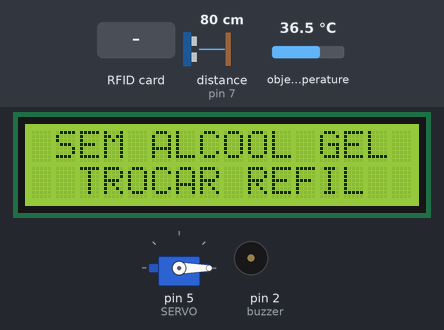
Bench run of a sketch on a simulated Arduino Uno, built with avr-gcc and run on an emulated ATmega328P. On the bench: servo, 16×2 character LCD, buzzer (waves = sounding, pin HIGH). Wiring (inferred from the names in the program): ultrasonic range finder: trigger pin 8; echo pin 7. The inputs (shaded band) are chosen by the test bench; at power-on: distance to the obstacle (sensor on pin 7) 80 cm, object temperature 36.5 °C. The echo pulse lasts 58.3 µs per cm; the local clock reads 2024-03-15 10:24:30 at power-on unless the sketch sets it; storage starts empty; EEPROM starts erased; pins used as bus, display or sensor lines are not drawn; what the sketch prints to the serial monitor is not drawn.

Above: at 1.5 s.
2.1 s: RFID card F0 5E CB 57 held to the reader
At 3.0 s:
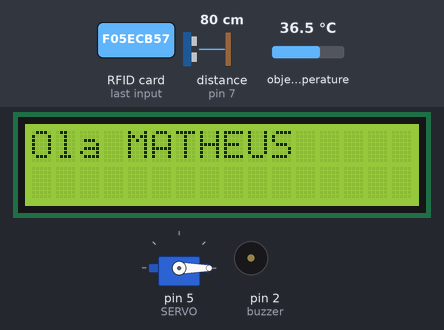
10.1 s: distance to the obstacle (sensor on pin 7) set to 15 cm
13.1 s: distance to the obstacle (sensor on pin 7) set to 11 cm
At 14.1 s:
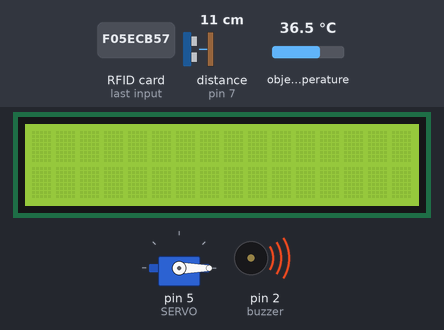
16.9 s: RFID card 91 6C A6 A9 held to the reader
At 18.0 s:
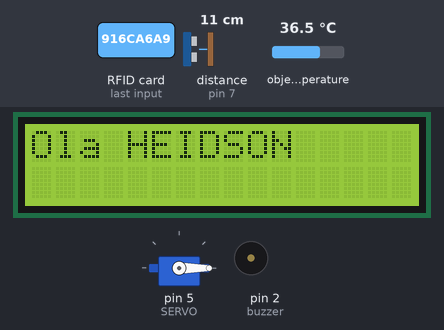
20.6 s: object temperature set to 34.4 °C
At 22.2 s:
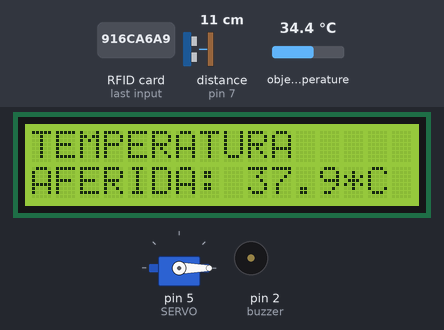
22.6 s: object temperature set to 33.7 °C
Timing chart, 0 to 29.9 s (numbered marks = the images above; inputs shaded):
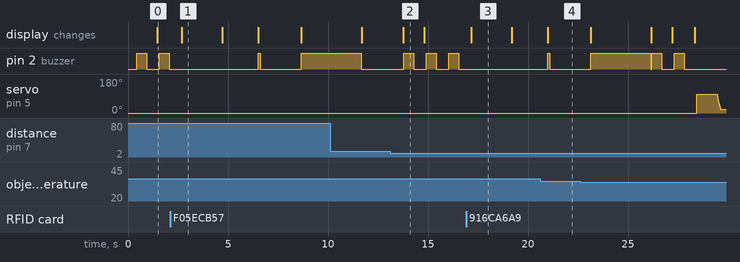

Measured:
- the behaviour switches between 13 and 12 cm on distance to the obstacle (sensor on pin 7) (found by bisection; images 1 and 2)
- after the input at 2.1 s, the display: changes after 0.59 s (image 1)
- after the input at 13.1 s, the display: changes after 0.66 s (image 2)
- after the input at 16.9 s, pin 2 (buzzer): stops changing and stays LOW; servo on pin 5 (SERVO): stays 0° (without the input it goes to 99° after 2.5 s); the display: changes after 0.27 s (image 3)
- after the input at 20.6 s, the display: changes after 0.39 s (image 4)
- what the display in image 1 shows lasts 2.0 s, from 2.7 s to 4.7 s
- what the display in image 2 shows lasts 1.0 s, from 13.8 s to 14.8 s

The sketch:

Totem_Higienizador_Automatizado.ino
```cpp
//RFID
#include <MFRC522.h>
#define RSTPIN 9
#define SSPIN 10
MFRC522 mfrc522(SSPIN, RSTPIN);   // Create MFRC522 instance

//EEPROM
#include <EEPROM.h>
int saveContadorAcionamentoMotor;

//MicroSD
#include <SPI.h>
#include <SD.h>
File myFile;

//RTC(Real Time Clock)
#include "RTClib.h" //INCLUSÃO DA BIBLIOTECA
RTC_DS3231 rtc; //OBJETO DO TIPO RTC_DS3231
char daysOfTheWeek[7][12] = {"Domingo", "Segunda", "Terça", "Quarta", "Quinta", "Sexta", "Sábado"};

//MLX90614(sensor de temperatura)
#include <Adafruit_MLX90614.h>
Adafruit_MLX90614 mlx = Adafruit_MLX90614();
float primeiraLeituraTemp;
float segundaLeituraTemp;
float terceiraLeituraTemp;
float quartaLeituraTemp;
float quintaLeituraTemp;
float mediaTemp;
float correcaoTemp;
int contadorTemp;


//LCD_i2c
#include <Wire.h>
#include <LiquidCrystal_I2C.h>
LiquidCrystal_I2C lcd(0x27,16,2);

//variáveisDoProjeto
int contadorAcionamentoMotor = 0;
boolean flagAcionamentoMotor = 0;
boolean ativaFuncionamentoMotor = 1;
int contadorResetBuzzer = 0;
int contadorAux = 0;


//servoMotor
#include <Servo.h>
#define SERVO 5
Servo motor;
int pos;
int limiteStopMotor = 5;

//ultrassonico
#define echoPin 7 // Echo Pin
#define trigPin 8 // Trigger Pin
int maximumRange = 200; // Maximum range needed
int minimumRange = 0; // Minimum range needed
long duration, distance; // Duration used to calculate distance

//buzzer
int buzzer = 2;

//-----------------------------------------------------------------------------------------------------------------------------------------------------

void setup() {
  //servoMotor
  motor.attach(SERVO);
  Serial.begin(9600);
  motor.write(0);

  //ultrassonico
  pinMode(trigPin, OUTPUT);
  pinMode(echoPin, INPUT);

  //buzzer
  pinMode(buzzer,OUTPUT);
  digitalWrite(buzzer, LOW);

  //LCD_i2c
  lcd.init();
  lcd.backlight(); // Enable or Turn On the backlight
  lcd.clear();
  lcd.setCursor(0,0); // Position of Cursor on LCD Screen

  //MLX90614(sensor de temperatura)
  mlx.begin();

  //RTC(Real Time Clock)
  rtc.adjust(DateTime(F(__DATE__), F(__TIME__)));

  //MicroSD
  SD.begin(4);

  //RFID
  SPI.begin();                                                  // Init SPI bus
  mfrc522.PCD_Init();                                              // Init MFRC522 card

}
//-----------------------------------------------------------------------------------------------------------------------------------------------------
void loop() {
  // put your main code here, to run repeatedly:
  //RFID
  // Look for new cards
  if ( ! mfrc522.PICC_IsNewCardPresent())
  {
    looping();
    return;
  }
  // Select one of the cards
  if ( ! mfrc522.PICC_ReadCardSerial())
  {
    return;
  }

  String conteudo= "";
  byte letra;
  for (byte i = 0; i < mfrc522.uid.size; i++)
  {
     Serial.print(mfrc522.uid.uidByte[i] < 0x10 ? " 0" : " ");
     Serial.print(mfrc522.uid.uidByte[i], HEX);
     conteudo.concat(String(mfrc522.uid.uidByte[i] < 0x10 ? " 0" : " "));
     conteudo.concat(String(mfrc522.uid.uidByte[i], HEX));
  }
  conteudo.toUpperCase();
 //$$$$$$$$$$$$$$$$$$$$$$$$$$$$$$$$$$$$$$$$$$$$$$$$$$$$$$$$$$$$$$$$$$$$$$CADASTRO DE USUÁRIO$$$$$$$$$$$$$$$$$$$$$$$$$$$$$$$$$$$$$$$$$$$$$$$$$$$$$$$$$$$$$$$$$$$$$$$$$$$$$$
  if (conteudo.substring(1) == "F0 5E CB 57") //UID 1 - Chaveiro
  {
    myFile = SD.open("LOG.txt",FILE_WRITE);
    myFile.println("");
    funcaoRTC();
    myFile.println("MATHEUS");
    myFile.close();
    lcd.clear();
    lcd.setCursor(0,0);
    lcd.print("Ola MATHEUS");
    delay(2000);
    lcd.clear();
    lcd.setCursor(0,0);
    lcd.print("   MEDIR");
    lcd.setCursor(0,1);
    lcd.print("  TEMPERATURA");
    while(contadorTemp != 5)
    {
      funcaoMediaTemp();
      if(mediaTemp<34 || mediaTemp>42)
      {
        contadorAux = contadorAux+1;
        delay(1000);
        if(contadorAux==5)
        {
          lcd.clear();
          lcd.setCursor(0,0);
          lcd.print("     TEMPO");
          lcd.setCursor(0,1);
          lcd.print("    EXCEDIDO");
          acionaBuzzer();
          delay(100);
          desacionaBuzzer();
          myFile = SD.open("LOG.txt",FILE_WRITE);
          myFile.println("NÃO AFERIDA");
          myFile.close();
          contadorAux = 0;
          contadorTemp=5;
          delay(3000);
          lcd.clear();
        }
      }
      if(mediaTemp>34 && mediaTemp <42)
      {
        contadorTemp = contadorTemp + 1;
        delay(100);
        if(contadorTemp == 5)
        {
          lcd.clear();
          lcd.setCursor(0,0);
          lcd.print("TEMPERATURA");
          lcd.setCursor(0,1);
          lcd.print("AFERIDA: ");
          lcd.print(mediaTemp,1);lcd.print("*C");
          acionaBuzzer();
          delay(100);
          desacionaBuzzer();
          myFile = SD.open("LOG.txt",FILE_WRITE);
          myFile.println(mediaTemp,1);
          myFile.close();
          contadorAux = 0;
          delay(2000);
          if(mediaTemp*10 > 375)
          {
            lcd.clear();
            lcd.setCursor(0,0);
            lcd.print(" ESTADO FEBRIL");
            lcd.setCursor(0,1);
            lcd.print(" FIQUE EM CASA");
            acionaBuzzer();
            delay(3000);
            desacionaBuzzer();
          }
          lcd.clear();
        }
      }
    }
    contadorTemp = 0;

    while(distance>11 && contadorAux != 5)
    {
      lcd.setCursor(0,0);
      lcd.print("   POR FAVOR");
      lcd.setCursor(0,1);
      lcd.print("  HIGIENIZE-SE");
      funcaoUltrassonico();
      if(distance>11)
      {
        contadorAux = contadorAux+1;
        delay(1000);
        if(contadorAux == 5)
        {
          lcd.clear();
          lcd.setCursor(0,0);
          lcd.print("     TEMPO");
          lcd.setCursor(0,1);
          lcd.print("    EXCEDIDO");
          acionaBuzzer();
          delay(100);
          desacionaBuzzer();
          myFile = SD.open("LOG.txt",FILE_WRITE);
          myFile.println("HIGIENIZAÇÃO NÃO REALIZADA");
          myFile.close();
          delay(3000);
          lcd.clear();
        }
      }
    }
    lcd.clear();
    if(contadorAux != 5)
    {
      myFile = SD.open("LOG.txt",FILE_WRITE);
      myFile.println("HIGIENIZAÇÃO OK");
      myFile.close();
    }
    contadorAux = 0;

  }
//$$$$$$$$$$$$$$$$$$$$$$$$$$$$$$$$$$$$$$$$$$$$$$$$$$$$$$$$$$$$$$$$$$$$$$CADASTRO DE USUÁRIO$$$$$$$$$$$$$$$$$$$$$$$$$$$$$$$$$$$$$$$$$$$$$$$$$$$$$$$$$$$$$$$$$$$$$$$$$$$$$$
if (conteudo.substring(1) == "91 6C A6 A9") //UID 1 - Chaveiro
  {
    myFile = SD.open("LOG.txt",FILE_WRITE);
    myFile.println("");
    funcaoRTC();
    myFile.println("HEIDSON");
    myFile.close();
    lcd.clear();
    lcd.setCursor(0,0);
    lcd.print("Ola HEIDSON");
    delay(2000);
    lcd.clear();
    lcd.setCursor(0,0);
    lcd.print("   MEDIR");
    lcd.setCursor(0,1);
    lcd.print("  TEMPERATURA");
    while(contadorTemp != 5)
    {
      funcaoMediaTemp();
      if(mediaTemp<34 || mediaTemp>42)
      {
        contadorAux = contadorAux+1;
        delay(1000);
        if(contadorAux==5)
        {
          lcd.clear();
          lcd.setCursor(0,0);
          lcd.print("     TEMPO");
          lcd.setCursor(0,1);
          lcd.print("    EXCEDIDO");
          acionaBuzzer();
          delay(100);
          desacionaBuzzer();
          myFile = SD.open("LOG.txt",FILE_WRITE);
          myFile.println("NÃO AFERIDA");
          myFile.close();
          contadorAux = 0;
          contadorTemp=5;
          delay(3000);
          lcd.clear();
        }
      }
      if(mediaTemp>34 && mediaTemp <42)
      {
        contadorTemp = contadorTemp + 1;
        delay(100);
        if(contadorTemp == 5)
        {
          lcd.clear();
          lcd.setCursor(0,0);
          lcd.print("TEMPERATURA");
          lcd.setCursor(0,1);
          lcd.print("AFERIDA: ");
          lcd.print(mediaTemp,1);lcd.print("*C");
          acionaBuzzer();
          delay(100);
          desacionaBuzzer();
          myFile = SD.open("LOG.txt",FILE_WRITE);
          myFile.println(mediaTemp,1);
          myFile.close();
          contadorAux = 0;
          delay(2000);
          if(mediaTemp*10 > 375)
          {
            lcd.clear();
            lcd.setCursor(0,0);
            lcd.print(" ESTADO FEBRIL");
            lcd.setCursor(0,1);
            lcd.print(" FIQUE EM CASA");
            acionaBuzzer();
            delay(3000);
            desacionaBuzzer();
          }
          lcd.clear();
        }
      }
    }
    contadorTemp = 0;

    while(distance>11 && contadorAux != 5)
    {
      lcd.setCursor(0,0);
      lcd.print("   POR FAVOR");
      lcd.setCursor(0,1);
      lcd.print("  HIGIENIZE-SE");
      funcaoUltrassonico();
      if(distance>11)
      {
        contadorAux = contadorAux+1;
        delay(1000);
        if(contadorAux == 5)
        {
          lcd.clear();
          lcd.setCursor(0,0);
          lcd.print("     TEMPO");
          lcd.setCursor(0,1);
          lcd.print("    EXCEDIDO");
          acionaBuzzer();
          delay(100);
          desacionaBuzzer();
          myFile = SD.open("LOG.txt",FILE_WRITE);
          myFile.println("HIGIENIZAÇÃO NÃO REALIZADA");
          myFile.close();
          delay(3000);
          lcd.clear();
        }
      }
    }
    lcd.clear();
    if(contadorAux != 5)
    {
      myFile = SD.open("LOG.txt",FILE_WRITE);
      myFile.println("HIGIENIZAÇÃO OK");
      myFile.close();
    }
    contadorAux = 0;

  }

//$$$$$$$$$$$$$$$$$$$$$$$$$$$$$$$$$$$$$$$$$$$$$$$$$$$$$$$$$$$$$$$$$$$$$$CADASTRO DE USUÁRIO$$$$$$$$$$$$$$$$$$$$$$$$$$$$$$$$$$$$$$$$$$$$$$$$$$$$$$$$$$$$$$$$$$$$$$$$$$$$$$
}

//-----------------------------------------------------------------------------------------------------------------------------------------------------
//**************************************************************HC-SR04(ultrassônico*****************************************************************************
void funcaoUltrassonico()
{
 //ultrassonico
 digitalWrite(trigPin, LOW);
 delayMicroseconds(2);

 digitalWrite(trigPin, HIGH);
 delayMicroseconds(10);
 digitalWrite(trigPin, LOW);
 duration = pulseIn(echoPin, HIGH);

 //Calculate the distance (in cm) based on the speed of sound.
 distance = duration/58.2;
}

//********************************************************************FUNCAO LOOPING*****************************************************************************
void looping()
{
  funcaoUltrassonico();

 //condição para movimentar o motor
 if(distance <11 && ativaFuncionamentoMotor){
  movimentaMotor();
 }

 if(ativaFuncionamentoMotor == 1)
 {
  funcaoMediaTemp();
 }

 lerMemoriaEEPROM();
 funcaoAtivaFuncionamentoMotor();
 funcaoLCD();
 funcaoPrint();


}

//********************************************************************EEPROM*****************************************************************************
void escreverMemoriaEEPROM()
{
  EEPROM.write(0,contadorAcionamentoMotor);
}
void lerMemoriaEEPROM()
{
  saveContadorAcionamentoMotor = EEPROM.read(0);
  contadorAcionamentoMotor = saveContadorAcionamentoMotor;
}

//********************************************************************LCD*****************************************************************************
void funcaoLCD()
{
  if(ativaFuncionamentoMotor == 1)
  {

    lcd.setCursor(0,0); // Position of Cursor on LCD Screen
    lcd.print("Seja Bem Vindo!");
    lcd.setCursor(0,1);
    lcd.print("<<<AFERIR TEMP");
    if(mediaTemp > 34 and mediaTemp <42)
    {
      contadorTemp = contadorTemp+1;
      if(contadorTemp == 5)
      {
        lcd.clear();
        lcd.setCursor(0,0);
        lcd.print("TEMPERATURA");
        lcd.setCursor(0,1);
        lcd.print("AFERIDA: ");
        lcd.print(mediaTemp,1);lcd.print("*C");
        acionaBuzzer();
        delay(100);
        desacionaBuzzer();
        delay(3000);
        contadorTemp = 0;
        lcd.clear();
        if(mediaTemp*10 > 375)
          {
            lcd.clear();
            lcd.setCursor(0,0);
            lcd.print(" ESTADO FEBRIL");
            lcd.setCursor(0,1);
            lcd.print(" FIQUE EM CASA");
            acionaBuzzer();
            delay(3000);
            desacionaBuzzer();
            lcd.clear();
          }
     }
   }
 }

  if(ativaFuncionamentoMotor == 0)
  {
    lcd.setCursor(0,0); // Position of Cursor on LCD Screen
    lcd.print(" SEM ALCOOL GEL");
    lcd.setCursor(0,1);
    lcd.print("  TROCAR REFIL");
  }

}

//********************************************************************BUZZER*****************************************************************************
void acionaBuzzer()
{
  digitalWrite(buzzer, HIGH);
}
void desacionaBuzzer()
{
  digitalWrite(buzzer, LOW);
}


//********************************************************************MOTOR*****************************************************************************
void movimentaMotor()
{
  for(pos = 20; pos<100; pos++)
  {
    motor.write(pos);
    incrementaAcionamentoMotor();
  }
  //ajusta valor do contador de acionamento do motor
  contadorAcionamentoMotor += 1;
  contadorAcionamentoMotor = contadorAcionamentoMotor - 80;
  escreverMemoriaEEPROM();

  delay(1000);
  for(pos = 100; pos>=20; pos--)
  {
    motor.write(pos);
    delay(2);
  }
  delay(1000);
}

//ativaFuncionamentoMotor
void funcaoAtivaFuncionamentoMotor()
{
  if(contadorAcionamentoMotor >= limiteStopMotor)
  {
    ativaFuncionamentoMotor = 0;
    acionaBuzzer();
    delay(500);
    desacionaBuzzer();
    delay(500);
  }
  if(contadorAcionamentoMotor>= limiteStopMotor && ativaFuncionamentoMotor == 0)
  {
    if(distance <= 11)
    {
      contadorResetBuzzer += 1;
    }
    else
    {
      contadorResetBuzzer = 0;
    }

    if(contadorResetBuzzer >= 5)
    {
      desacionaBuzzer();
      ativaFuncionamentoMotor = 1;
      contadorResetBuzzer = 0;
      contadorAcionamentoMotor = 0;
      escreverMemoriaEEPROM();
      lcd.clear();
    }
  }

}

//********************************************************************CONTADOR*****************************************************************************
void incrementaAcionamentoMotor()
{
  if (pos == 100)
  {
    flagAcionamentoMotor = 1;
  }

  if (pos == 100 && flagAcionamentoMotor);
  {
    flagAcionamentoMotor = 0;
    contadorAcionamentoMotor += 1;
  }
}

//********************************************************************PRINT MONITOR SERIAL*****************************************************************************
void funcaoPrint()
{
   DateTime now = rtc.now(); //CHAMADA DE FUNÇÃO
   Serial.print("Data: "); //IMPRIME O TEXTO NO MONITOR SERIAL
   Serial.print(now.day(), DEC); //IMPRIME NO MONITOR SERIAL O DIA
   Serial.print('/'); //IMPRIME O CARACTERE NO MONITOR SERIAL
   Serial.print(now.month(), DEC); //IMPRIME NO MONITOR SERIAL O MÊS
   Serial.print('/'); //IMPRIME O CARACTERE NO MONITOR SERIAL
   Serial.print(now.year(), DEC); //IMPRIME NO MONITOR SERIAL O ANO
   Serial.print(" / Dia: "); //IMPRIME O TEXTO NA SERIAL
   Serial.print(daysOfTheWeek[now.dayOfTheWeek()]); //IMPRIME NO MONITOR SERIAL O DIA
   Serial.print(" / Horas: "); //IMPRIME O TEXTO NA SERIAL
   Serial.print(now.hour(), DEC); //IMPRIME NO MONITOR SERIAL A HORA
   Serial.print(':'); //IMPRIME O CARACTERE NO MONITOR SERIAL
   Serial.print(now.minute(), DEC); //IMPRIME NO MONITOR SERIAL OS MINUTOS
   Serial.print(':'); //IMPRIME O CARACTERE NO MONITOR SERIAL
   Serial.print(now.second(), DEC); //IMPRIME NO MONITOR SERIAL OS SEGUNDOS
   Serial.println(); //QUEBRA DE LINHA NA SERIAL
   Serial.print("distancia: ");
   Serial.print(distance);
   Serial.print("    ");
   Serial.print("grau motor: ");
   Serial.print(pos);
   Serial.print("    ");
   Serial.print("contador: ");
   Serial.print(contadorAcionamentoMotor);
   Serial.print("    ");
   Serial.print("cont reset: ");
   Serial.print(contadorResetBuzzer);
   Serial.print("    ");
   Serial.print("temp: ");
   Serial.print(mediaTemp);
   Serial.println("");
}
//********************************************************************MLX90614*****************************************************************************
//media das ultimas 5 medições

void funcaoMediaTemp()
{
  correcaoTemp = 3.5;
  primeiraLeituraTemp = mlx.readObjectTempC()+correcaoTemp;
  delay(50);
  segundaLeituraTemp = mlx.readObjectTempC()+correcaoTemp;
  delay(50);
  terceiraLeituraTemp = mlx.readObjectTempC()+correcaoTemp;
  delay(50);
  quartaLeituraTemp = mlx.readObjectTempC()+correcaoTemp;
  delay(50);
  quintaLeituraTemp = mlx.readObjectTempC()+correcaoTemp;
  delay(50);
  mediaTemp = ((primeiraLeituraTemp+segundaLeituraTemp+terceiraLeituraTemp+quartaLeituraTemp+quintaLeituraTemp)/5);
}

//********************************************************************RTC*****************************************************************************
void funcaoRTC()
{
  DateTime now = rtc.now();
  myFile.print("Data: "); //IMPRIME O TEXTO NO MONITOR SERIAL
  myFile.print(now.day(), DEC); //IMPRIME NO MONITOR SERIAL O DIA
  myFile.print('/'); //IMPRIME O CARACTERE NO MONITOR SERIAL
  myFile.print(now.month(), DEC); //IMPRIME NO MONITOR SERIAL O MÊS
  myFile.print('/'); //IMPRIME O CARACTERE NO MONITOR SERIAL
  myFile.print(now.year(), DEC); //IMPRIME NO MONITOR SERIAL O ANO
  myFile.print(" / Dia: "); //IMPRIME O TEXTO NA SERIAL
  myFile.print(daysOfTheWeek[now.dayOfTheWeek()]); //IMPRIME NO MONITOR SERIAL O DIA
  myFile.print(" / Horas: "); //IMPRIME O TEXTO NA SERIAL
  myFile.print(now.hour(), DEC); //IMPRIME NO MONITOR SERIAL A HORA
  myFile.print(':'); //IMPRIME O CARACTERE NO MONITOR SERIAL
  myFile.print(now.minute(), DEC); //IMPRIME NO MONITOR SERIAL OS MINUTOS
  myFile.print(':'); //IMPRIME O CARACTERE NO MONITOR SERIAL
  myFile.println(now.second(), DEC); //IMPRIME NO MONITOR SERIAL OS SEGUNDOS
}
```
